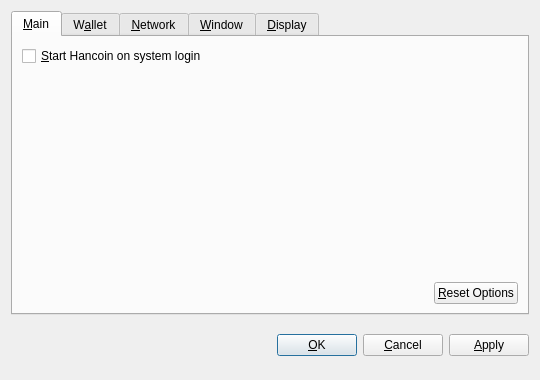
<?xml version="1.0" encoding="UTF-8"?>
<ui version="4.0">
 <class>OptionsDialog</class>
 <widget class="QDialog" name="OptionsDialog">
  <property name="geometry">
   <rect>
    <x>0</x>
    <y>0</y>
    <width>540</width>
    <height>380</height>
   </rect>
  </property>
  <property name="windowTitle">
   <string>Options</string>
  </property>
  <property name="modal">
   <bool>true</bool>
  </property>
  <layout class="QVBoxLayout" name="verticalLayout">
   <item>
    <widget class="QTabWidget" name="tabWidget">
     <property name="tabPosition">
      <enum>QTabWidget::North</enum>
     </property>
     <property name="currentIndex">
      <number>0</number>
     </property>
     <widget class="QWidget" name="tabMain">
      <attribute name="title">
       <string>&amp;Main</string>
      </attribute>
      <layout class="QVBoxLayout" name="verticalLayout_Main">
       <item>
        <widget class="QCheckBox" name="bitcoinAtStartup">
         <property name="toolTip">
          <string>Automatically start Hancoin after logging in to the system.</string>
         </property>
         <property name="text">
          <string>&amp;Start Hancoin on system login</string>
         </property>
        </widget>
       </item>
       <item>
        <spacer name="verticalSpacer_Main">
         <property name="orientation">
          <enum>Qt::Vertical</enum>
         </property>
         <property name="sizeHint" stdset="0">
          <size>
           <width>20</width>
           <height>40</height>
          </size>
         </property>
        </spacer>
       </item>
       <item>
        <layout class="QHBoxLayout" name="horizontalLayout_2_Main">
         <item>
          <spacer name="horizontalSpacer_2_Main">
           <property name="orientation">
            <enum>Qt::Horizontal</enum>
           </property>
           <property name="sizeHint" stdset="0">
            <size>
             <width>40</width>
             <height>20</height>
            </size>
           </property>
          </spacer>
         </item>
         <item>
          <widget class="QPushButton" name="resetButton">
           <property name="toolTip">
            <string>Reset all client options to default.</string>
           </property>
           <property name="text">
            <string>&amp;Reset Options</string>
           </property>
           <property name="autoDefault">
            <bool>false</bool>
           </property>
          </widget>
         </item>
        </layout>
       </item>
      </layout>
     </widget>
     <widget class="QWidget" name="tabWallet">
      <attribute name="title">
       <string>W&amp;allet</string>
      </attribute>
      <layout class="QVBoxLayout" name="verticalLayout_Network">
       <item>
        <widget class="QLabel" name="transactionFeeInfoLabel">
         <property name="text">
          <string>Optional transaction fee per kB that helps make sure your transactions are processed quickly. Most transactions are 1 kB.</string>
         </property>
         <property name="textFormat">
          <enum>Qt::PlainText</enum>
         </property>
         <property name="wordWrap">
          <bool>true</bool>
         </property>
        </widget>
       </item>
       <item>
        <layout class="QHBoxLayout" name="horizontalLayout_1_Main">
         <item>
          <widget class="QLabel" name="transactionFeeLabel">
           <property name="text">
            <string>Pay transaction &amp;fee</string>
           </property>
           <property name="textFormat">
            <enum>Qt::PlainText</enum>
           </property>
           <property name="buddy">
            <cstring>transactionFee</cstring>
           </property>
          </widget>
         </item>
         <item>
          <widget class="BitcoinAmountField" name="transactionFee"/>
         </item>
         <item>
          <spacer name="horizontalSpacer_1_Main">
           <property name="orientation">
            <enum>Qt::Horizontal</enum>
           </property>
           <property name="sizeHint" stdset="0">
            <size>
             <width>40</width>
             <height>20</height>
            </size>
           </property>
          </spacer>
         </item>
        </layout>
       </item>
       <item>
        <widget class="QLabel" name="label">
         <property name="text">
          <string>If you disable the spending of unconfirmed change, the change from a transaction cannot be used until that transaction has at least one confirmation. This also affects how your balance is computed.</string>
         </property>
         <property name="wordWrap">
          <bool>true</bool>
         </property>
        </widget>
       </item>
       <item>
        <widget class="QCheckBox" name="spendZeroConfChange">
         <property name="text">
          <string>Spend unconfirmed change  (experts only)</string>
         </property>
        </widget>
       </item>
       <item>
        <spacer name="verticalSpacer">
         <property name="orientation">
          <enum>Qt::Vertical</enum>
         </property>
         <property name="sizeHint" stdset="0">
          <size>
           <width>20</width>
           <height>40</height>
          </size>
         </property>
        </spacer>
       </item>
      </layout>
     </widget>
     <widget class="QWidget" name="tabNetwork">
      <attribute name="title">
       <string>&amp;Network</string>
      </attribute>
      <layout class="QVBoxLayout" name="verticalLayout_Network">
       <item>
        <widget class="QCheckBox" name="mapPortUpnp">
         <property name="toolTip">
          <string>Automatically open the Hancoin client port on the router. This only works when your router supports UPnP and it is enabled.</string>
         </property>
         <property name="text">
          <string>Map port using &amp;UPnP</string>
         </property>
        </widget>
       </item>
       <item>
        <widget class="QCheckBox" name="connectSocks">
         <property name="toolTip">
          <string>Connect to the Hancoin network through a SOCKS proxy (e.g. when connecting through Tor).</string>
         </property>
         <property name="text">
          <string>&amp;Connect through SOCKS proxy:</string>
         </property>
        </widget>
       </item>
       <item>
        <layout class="QHBoxLayout" name="horizontalLayout_Network">
         <item>
          <widget class="QLabel" name="proxyIpLabel">
           <property name="text">
            <string>Proxy &amp;IP:</string>
           </property>
           <property name="textFormat">
            <enum>Qt::PlainText</enum>
           </property>
           <property name="buddy">
            <cstring>proxyIp</cstring>
           </property>
          </widget>
         </item>
         <item>
          <widget class="QValidatedLineEdit" name="proxyIp">
           <property name="maximumSize">
            <size>
             <width>140</width>
             <height>16777215</height>
            </size>
           </property>
           <property name="toolTip">
            <string>IP address of the proxy (e.g. 127.0.0.1)</string>
           </property>
          </widget>
         </item>
         <item>
          <widget class="QLabel" name="proxyPortLabel">
           <property name="text">
            <string>&amp;Port:</string>
           </property>
           <property name="textFormat">
            <enum>Qt::PlainText</enum>
           </property>
           <property name="buddy">
            <cstring>proxyPort</cstring>
           </property>
          </widget>
         </item>
         <item>
          <widget class="QLineEdit" name="proxyPort">
           <property name="maximumSize">
            <size>
             <width>55</width>
             <height>16777215</height>
            </size>
           </property>
           <property name="toolTip">
            <string>Port of the proxy (e.g. 9050)</string>
           </property>
          </widget>
         </item>
         <item>
          <widget class="QLabel" name="socksVersionLabel">
           <property name="text">
            <string>SOCKS &amp;Version:</string>
           </property>
           <property name="textFormat">
            <enum>Qt::PlainText</enum>
           </property>
           <property name="buddy">
            <cstring>socksVersion</cstring>
           </property>
          </widget>
         </item>
         <item>
          <widget class="QValueComboBox" name="socksVersion">
           <property name="toolTip">
            <string>SOCKS version of the proxy (e.g. 5)</string>
           </property>
          </widget>
         </item>
         <item>
          <spacer name="horizontalSpacer_Network">
           <property name="orientation">
            <enum>Qt::Horizontal</enum>
           </property>
           <property name="sizeHint" stdset="0">
            <size>
             <width>40</width>
             <height>20</height>
            </size>
           </property>
          </spacer>
         </item>
        </layout>
       </item>
       <item>
        <spacer name="verticalSpacer_Network">
         <property name="orientation">
          <enum>Qt::Vertical</enum>
         </property>
         <property name="sizeHint" stdset="0">
          <size>
           <width>20</width>
           <height>40</height>
          </size>
         </property>
        </spacer>
       </item>
      </layout>
     </widget>
     <widget class="QWidget" name="tabWindow">
      <attribute name="title">
       <string>&amp;Window</string>
      </attribute>
      <layout class="QVBoxLayout" name="verticalLayout_Window">
       <item>
        <widget class="QCheckBox" name="minimizeToTray">
         <property name="toolTip">
          <string>Show only a tray icon after minimizing the window.</string>
         </property>
         <property name="text">
          <string>&amp;Minimize to the tray instead of the taskbar</string>
         </property>
        </widget>
       </item>
       <item>
        <widget class="QCheckBox" name="minimizeOnClose">
         <property name="toolTip">
          <string>Minimize instead of exit the application when the window is closed. When this option is enabled, the application will be closed only after selecting Quit in the menu.</string>
         </property>
         <property name="text">
          <string>M&amp;inimize on close</string>
         </property>
        </widget>
       </item>
       <item>
        <spacer name="verticalSpacer_Window">
         <property name="orientation">
          <enum>Qt::Vertical</enum>
         </property>
         <property name="sizeHint" stdset="0">
          <size>
           <width>20</width>
           <height>40</height>
          </size>
         </property>
        </spacer>
       </item>
      </layout>
     </widget>
     <widget class="QWidget" name="tabDisplay">
      <attribute name="title">
       <string>&amp;Display</string>
      </attribute>
      <layout class="QVBoxLayout" name="verticalLayout_Display">
       <item>
        <layout class="QHBoxLayout" name="horizontalLayout_1_Display">
         <item>
          <widget class="QLabel" name="langLabel">
           <property name="text">
            <string>User Interface &amp;language:</string>
           </property>
           <property name="textFormat">
            <enum>Qt::PlainText</enum>
           </property>
           <property name="buddy">
            <cstring>lang</cstring>
           </property>
          </widget>
         </item>
         <item>
          <widget class="QValueComboBox" name="lang">
           <property name="toolTip">
            <string>The user interface language can be set here. This setting will take effect after restarting Hancoin.</string>
           </property>
          </widget>
         </item>
        </layout>
       </item>
       <item>
        <layout class="QHBoxLayout" name="horizontalLayout_2_Display">
         <item>
          <widget class="QLabel" name="unitLabel">
           <property name="text">
            <string>&amp;Unit to show amounts in:</string>
           </property>
           <property name="textFormat">
            <enum>Qt::PlainText</enum>
           </property>
           <property name="buddy">
            <cstring>unit</cstring>
           </property>
          </widget>
         </item>
         <item>
          <widget class="QValueComboBox" name="unit">
           <property name="toolTip">
            <string>Choose the default subdivision unit to show in the interface and when sending coins.</string>
           </property>
          </widget>
         </item>
        </layout>
       </item>
       <item>
        <widget class="QCheckBox" name="displayAddresses">
         <property name="toolTip">
          <string>Whether to show Hancoin addresses in the transaction list or not.</string>
         </property>
         <property name="text">
          <string>&amp;Display addresses in transaction list</string>
         </property>
        </widget>
       </item>
       <item>
        <widget class="QCheckBox" name="coinControlFeatures">
         <property name="toolTip">
          <string>Whether to show coin control features or not.</string>
         </property>
         <property name="text">
          <string>Display coin &amp;control features (experts only!)</string>
         </property>
        </widget>
       </item>
       <item>
        <spacer name="verticalSpacer_Display">
         <property name="orientation">
          <enum>Qt::Vertical</enum>
         </property>
         <property name="sizeHint" stdset="0">
          <size>
           <width>20</width>
           <height>40</height>
          </size>
         </property>
        </spacer>
       </item>
      </layout>
     </widget>
    </widget>
   </item>
   <item>
    <layout class="QHBoxLayout" name="horizontalLayout_Buttons">
     <item>
      <spacer name="horizontalSpacer_1">
       <property name="orientation">
        <enum>Qt::Horizontal</enum>
       </property>
       <property name="sizeHint" stdset="0">
        <size>
         <width>40</width>
         <height>48</height>
        </size>
       </property>
      </spacer>
     </item>
     <item>
      <widget class="QLabel" name="statusLabel">
       <property name="font">
        <font>
         <weight>75</weight>
         <bold>true</bold>
        </font>
       </property>
       <property name="text">
        <string/>
       </property>
       <property name="textFormat">
        <enum>Qt::PlainText</enum>
       </property>
       <property name="wordWrap">
        <bool>true</bool>
       </property>
      </widget>
     </item>
     <item>
      <spacer name="horizontalSpacer_2">
       <property name="orientation">
        <enum>Qt::Horizontal</enum>
       </property>
       <property name="sizeHint" stdset="0">
        <size>
         <width>40</width>
         <height>48</height>
        </size>
       </property>
      </spacer>
     </item>
     <item>
      <widget class="QPushButton" name="okButton">
       <property name="text">
        <string>&amp;OK</string>
       </property>
      </widget>
     </item>
     <item>
      <widget class="QPushButton" name="cancelButton">
       <property name="text">
        <string>&amp;Cancel</string>
       </property>
       <property name="autoDefault">
        <bool>false</bool>
       </property>
      </widget>
     </item>
     <item>
      <widget class="QPushButton" name="applyButton">
       <property name="text">
        <string>&amp;Apply</string>
       </property>
       <property name="autoDefault">
        <bool>false</bool>
       </property>
      </widget>
     </item>
    </layout>
   </item>
  </layout>
 </widget>
 <customwidgets>
  <customwidget>
   <class>BitcoinAmountField</class>
   <extends>QSpinBox</extends>
   <header>bitcoinamountfield.h</header>
  </customwidget>
  <customwidget>
   <class>QValueComboBox</class>
   <extends>QComboBox</extends>
   <header>qvaluecombobox.h</header>
  </customwidget>
  <customwidget>
   <class>QValidatedLineEdit</class>
   <extends>QLineEdit</extends>
   <header>qvalidatedlineedit.h</header>
  </customwidget>
 </customwidgets>
 <resources/>
 <connections/>
</ui>
